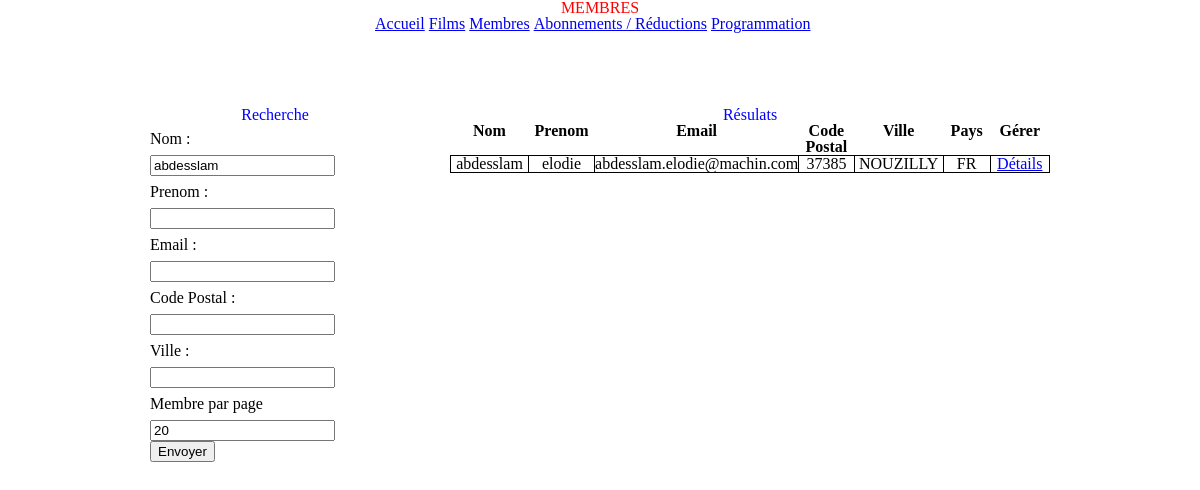
The page /membres.php?nom=abdesslam on the database its author committed.
### tables this page shows
CREATE TABLE IF NOT EXISTS `tp_fiche_personne` (
  `id_perso` int(11) NOT NULL,
  `nom` varchar(255) NOT NULL,
  `prenom` varchar(255) NOT NULL,
  `date_naissance` datetime NOT NULL,
  `email` varchar(255) DEFAULT NULL,
  `adresse` varchar(255) NOT NULL,
  `cpostal` varchar(255) DEFAULT NULL,
  `ville` varchar(255) DEFAULT NULL,
  `pays` varchar(255) DEFAULT NULL
);

### membres.php (the view, shortened to what this page needs)
<?php include "include/database.php" ?>
<!DOCTYPE html>
<html>
<head>
    <link rel="stylesheet" type="text/css" href="style/style.css" />
</head>
<body>
    <header>
        <h1>Membres</h1>
    </header>
    <div class="main_wrapper">
        <div id="content">
            <div id="recherche">
                <h2>Recherche</h2>
                <form action="membres.php" method="GET">
                    <?php
                    $start = ($_GET["page"] * $_GET["limit"]) - $_GET["limit"];
                    ?>
                    <ul>
                        <li>
                            <label for="nom">Nom :</label>
                            <input type="text" name="nom" id="nom" value="<?php echo $_GET["nom"]; ?>" />
                        </li>
                        <li>
                            <label for="prenom">Prenom :</label>
                            <input type="text" name="prenom" id="prenom" value="<?php echo $_GET["prenom"]; ?>"/>
                        </li>
                        <li>
                            <label for="email">Email :</label>
                            <input type="email" name="email" id="email" value="<?php echo $_GET["email"]; ?>"/>
                        </li>
                        <li>
                            <label for="cpostal">Code Postal :</label>
                            <input type="text" name="cpostal" id="cpostal" value="<?php echo $_GET["cpostal"]; ?>"/>
                        </li>
                        <li>
                            <label for="ville">Ville :</label>
                            <input type="text" name="ville" id="ville" value="<?php echo $_GET["ville"]; ?>"/>
                        </li>
                        <li>
                            <label for="limit">Membre par page</label>
                            <input type="number" name="limit" id="limit" value="<?php echo $_GET["limit"]; ?>"/>
                        </li>
                        <li>
                            <input type="submit" id="submit" value="Envoyer" />
                        </li>
                    </ul>
                </form>
            </div>
            <div id="resultats">
                <h2>Résulats</h2>
                <table>
                    <tr>
                        <th>Nom</th>
                        <th>Prenom</th>
                        <th>Email</th>
                        <th>Code Postal</th>
                        <th>Ville</th>
                        <th>Pays</th>
                        <th>Gérer</th>
                    </tr>
                    <?php
                    if ($_GET["nom"] != "" || $_GET["prenom"] != "" || $_GET["email"] != "" || $_GET["cpostal"] != "" || $_GET["ville"] != "")
                    {
                        $where = [];
                        if($_GET["nom"] != "")
                        {
                            array_push($where, "tfp.nom LIKE \"%" . htmlspecialchars($_GET["nom"]) . "%\"");
                        }
                        $where =  "WHERE " . implode($where, " AND ");
                    }
                    else
                    {
                        $where = "";
                    }
                    $querySelectMembres = $database->prepare("SELECT tfp.nom AS nom, tfp.prenom AS prenom, tfp.email AS email, tfp.cpostal AS cpostal, tfp.ville AS ville, tfp.pays AS pays, tpm.id_membre AS id_membre
                        FROM tp_fiche_personne AS tfp
                        LEFT JOIN tp_membre AS tpm
                        ON tfp.id_perso = tpm.id_fiche_perso
                        $where
                        ORDER BY tfp.nom
                        LIMIT " . $start . ", " . $_GET["limit"] ."");
                    $querySelectMembres->execute();
                        ?>
                        <?php
                    while ($data = $querySelectMembres->fetch())
                    {
                        ?>
                        <tr>
                            <td><?php echo $data["nom"]; ?></td>
                            <td><?php echo $data["prenom"]; ?></td>
                            <td><?php echo $data["email"]; ?></td>
                            <td><?php echo $data["cpostal"]; ?></td>
                            <td><?php echo $data["ville"]; ?></td>
                            <td><?php echo $data["pays"]; ?></td>
                            <td><a href="detailsMembre.php?id=<?php echo $data["id_membre"]; ?>">Détails</a></td>
                        </tr>
                        <?php
                    }
                    ?>
                </table>
                <div id="liens">
                </div>
            </div>
        </div>
    </div>
</body>
</html>

### style/style.css (style rules this page uses)
html, body, div, span, applet, object, iframe, h1, h2, h3, h4, h5, h6, p, blockquote, pre, a, abbr, acronym, address, big, cite, code, del, dfn, em, img, ins, kbd, q, s, samp, small, strike, strong, sub, sup, tt, var, b, u, i, center, dl, dt, dd, ol, ul, li, fieldset, form, label, legend, table, caption, tbody, tfoot, thead, tr, th, td, article, aside, canvas, details, embed, figure, figcaption, footer, header, hgroup, menu, nav, output, ruby, section, summary, time, mark, audio, video { margin: 0; padding: 0; border: 0; font-size: 100%; font: inherit; vertical-align: baseline; }
article, aside, details, figcaption, figure, footer, header, hgroup, menu, nav, section { display: block; }
body { line-height: 1; }
ol, ul { list-style: none; }
table { border-collapse: collapse; border-spacing: 0; }
input { display: block; }
.main_wrapper { width: 900px; margin: auto; }
h1 { text-align: center; text-transform: uppercase; color: red; }
#recherche { width: 250px; float: left; }
#recherche ul li { line-height: 2; }
#resultats { width: 600px; float: right; }
table { margin: auto; }
tr th { width: 150px; text-align: center; font-weight: bold; }
tr td { border: 1px solid black; text-align: center; }
#content { margin-top: 50px; }
#liens { height: 50px; }
h2 { text-align: center; color: blue; margin-top: 25px; }
nav ul { width: 450px; margin: auto; }
nav ul li { display: inline; }

### rows shown on the page
tp_fiche_personne: nom "abdesslam", prenom "elodie", email "abdesslam.elodie@machin.com", cpostal "37385", ville "NOUZILLY", pays "FR"
